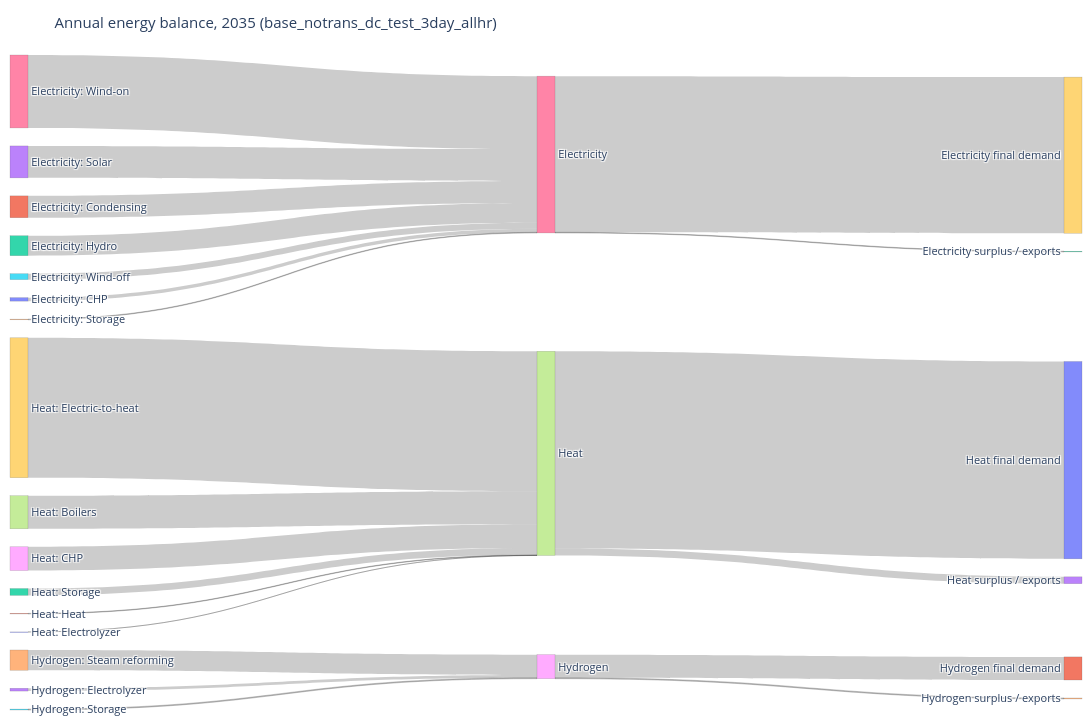

The notebook cell saved with this chart:
### Code cell
# 1.6 Annual energy-balance Sankey diagram (TWh)
# Technology groups feed carriers, which feed final demand.
SANKEY_YEAR = max(get("PRO_YCRAGF")["Year"])
sankey_carriers = ["ELECTRICITY", "HEAT", "HYDROGEN"]
sankey_names = {"ELECTRICITY": "Electricity", "HEAT": "Heat", "HYDROGEN": "Hydrogen"}

sankey_pro = get("PRO_YCRAGF").query("Year == @SANKEY_YEAR and Commodity in @sankey_carriers").copy()
sankey_pro["Source"] = tech_group(sankey_pro, unpack=True)
sankey_pro = sankey_pro.groupby(["Commodity", "Source"])["Value"].sum().reset_index()

sankey_dem = pd.concat([
    get("EL_DEMAND_YCR").assign(Commodity="ELECTRICITY"),
    get("H_DEMAND_YCRA").assign(Commodity="HEAT"),
    get("H2_DEMAND_YCR").assign(Commodity="HYDROGEN"),
], ignore_index=True).query("Year == @SANKEY_YEAR and Commodity in @sankey_carriers")
sankey_dem = sankey_dem.groupby("Commodity")["Value"].sum()

source_labels = [f"{row.Commodity.title()}: {row.Source}" for row in sankey_pro.itertuples()]
carrier_labels = [sankey_names[c] for c in sankey_carriers]
sink_labels = [f"{sankey_names[c]} final demand" for c in sankey_carriers]
labels = source_labels + carrier_labels + sink_labels
carrier_index = {c: len(source_labels) + i for i, c in enumerate(sankey_carriers)}
sink_index = {c: len(source_labels) + len(carrier_labels) + i for i, c in enumerate(sankey_carriers)}
source_index = {(row.Commodity, row.Source): i for i, row in enumerate(sankey_pro.itertuples())}

links = [(source_index[(row.Commodity, row.Source)], carrier_index[row.Commodity], row.Value) for row in sankey_pro.itertuples() if row.Value > 0]
for commodity in sankey_carriers:
    supply = sankey_pro.loc[sankey_pro["Commodity"] == commodity, "Value"].sum()
    demand_value = float(sankey_dem.get(commodity, 0))
    if demand_value > 0:
        links.append((carrier_index[commodity], sink_index[commodity], demand_value))
    residual = supply - demand_value
    if residual > 1e-9:
        labels.append(f"{sankey_names[commodity]} surplus / exports")
        links.append((carrier_index[commodity], len(labels) - 1, residual))
    elif residual < -1e-9:
        labels.append(f"{sankey_names[commodity]} net imports")
        links.append((len(labels) - 1, carrier_index[commodity], -residual))

fig = go.Figure(go.Sankey(
    arrangement="snap",
    node=dict(label=labels, pad=18, thickness=18, line=dict(color="rgba(80,80,80,0.35)", width=0.5)),
    link=dict(source=[x[0] for x in links], target=[x[1] for x in links], value=[x[2] for x in links]),
))
fig.update_layout(title=f"Annual energy balance, {SANKEY_YEAR} ({SCENARIO})", height=720, width=1250,
                  font=dict(size=11), margin=dict(l=10, r=10, t=55, b=10))
fig.show()

### Figure 1 — Plotly figure (JSON) as saved in the notebook; plotly's stock layout.template omitted (floating-point values rounded to 4 significant figures)
{"data": [{"arrangement": "snap", "link": {"source": [0, 1, 2, 3, 4, 5, 6, 7, 8, 9, 10, 11, 12, 13, 14, 15, 16, 16, 17, 17, 18, 18], "target": [16, 16, 16, 16, 16, 16, 16, 17, 17, 17, 17, 17, 17, 18, 18, 18, 19, 22, 20, 23, 21, 24], "value": [109.0, 678.6, 619.7, 991.3, 19.68, 184.5, 2264.0, 1025.0, 737.6, 4344.0, 2.093, 16.73, 212.9, 87.22, 629.4, 28.61, 4847.0, 19.68, 6126.0, 212.9, 716.6, 28.61]}, "node": {"label": ["Electricity: CHP", "Electricity: Condensing", "Electricity: Hydro", "Electricity: Solar", "Electricity: Storage", "Electricity: Wind-off", "Electricity: Wind-on", "Heat: Boilers", "Heat: CHP", "Heat: Electric-to-heat", "Heat: Electrolyzer", "Heat: Heat", "Heat: Storage", "Hydrogen: Electrolyzer", "Hydrogen: Steam reforming", "Hydrogen: Storage", "Electricity", "Heat", "Hydrogen", "Electricity final demand", "Heat final demand", "Hydrogen final demand", "Electricity surplus / exports", "Heat surplus / exports", "Hydrogen surplus / exports"], "line": {"color": "rgba(80,80,80,0.35)", "width": 0.5}, "pad": 18, "thickness": 18}, "type": "sankey"}], "layout": {"font": {"size": 11}, "height": 720, "margin": {"b": 10, "l": 10, "r": 10, "t": 55}, "title": {"text": "Annual energy balance, 2035 (base_notrans_dc_test_3day_allhr)"}, "width": 1250}}
